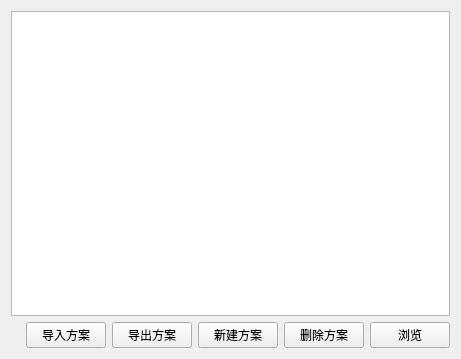
<?xml version="1.0" encoding="UTF-8"?>
<ui version="4.0">
 <class>PlanWidget</class>
 <widget class="QWidget" name="PlanWidget">
  <property name="geometry">
   <rect>
    <x>0</x>
    <y>0</y>
    <width>461</width>
    <height>359</height>
   </rect>
  </property>
  <property name="windowTitle">
   <string>Form</string>
  </property>
  <layout class="QGridLayout" name="gridLayout">
   <item row="0" column="0">
    <widget class="QTableWidget" name="tableWidget"/>
   </item>
   <item row="1" column="0">
    <layout class="QHBoxLayout" name="horizontalLayout">
     <item>
      <spacer name="horizontalSpacer">
       <property name="orientation">
        <enum>Qt::Horizontal</enum>
       </property>
       <property name="sizeHint" stdset="0">
        <size>
         <width>40</width>
         <height>20</height>
        </size>
       </property>
      </spacer>
     </item>
     <item>
      <widget class="QPushButton" name="importBtn">
       <property name="text">
        <string>导入方案</string>
       </property>
      </widget>
     </item>
     <item>
      <widget class="QPushButton" name="exportBtn">
       <property name="text">
        <string>导出方案</string>
       </property>
      </widget>
     </item>
     <item>
      <widget class="QPushButton" name="newPlan">
       <property name="text">
        <string>新建方案</string>
       </property>
      </widget>
     </item>
     <item>
      <widget class="QPushButton" name="deletePlan">
       <property name="text">
        <string>删除方案</string>
       </property>
      </widget>
     </item>
     <item>
      <widget class="QPushButton" name="browseBtn">
       <property name="text">
        <string>浏览</string>
       </property>
      </widget>
     </item>
    </layout>
   </item>
  </layout>
 </widget>
 <resources/>
 <connections/>
</ui>
